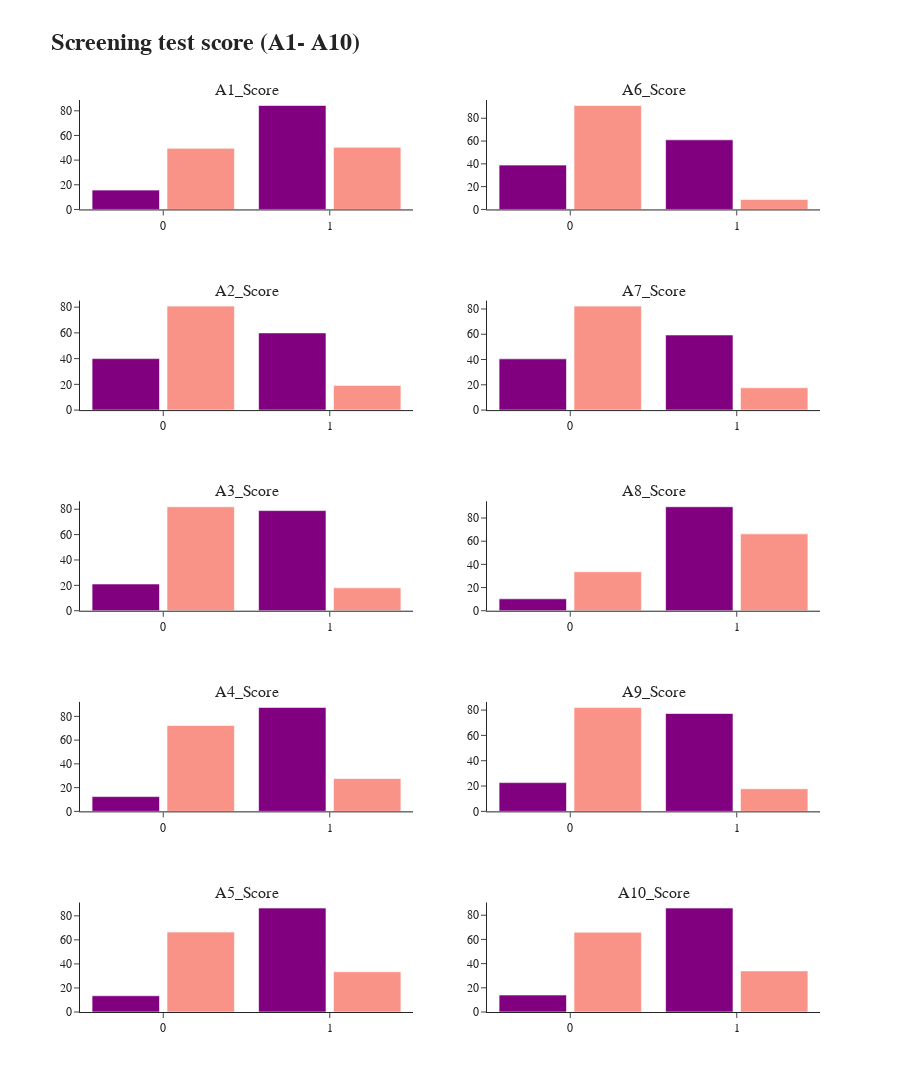

Write notebook code for a chart like this one.
### Markdown cell above
### Screening Test scores (QA1-10)
The QA test scores looks binary (they are either 1 or 0).
Most of the questions except A8_score and (slightly) A1_scores, most of the screening question have fairly separated the positive and negative cases.

### Code cell
# Define num_cols
num_cols = ['A1_Score', 'A2_Score', 'A3_Score', 'A4_Score', 'A5_Score', 
            'A6_Score', 'A7_Score', 'A8_Score', 'A9_Score', 'A10_Score']

fig = make_subplots(rows=5, cols=2,
                   subplot_titles=('A1_Score','A6_Score', 'A2_Score', 'A7_Score','A3_Score', 
                                   'A8_Score','A4_Score','A9_Score', 'A5_Score','A10_Score',
                                   ))     

for i, feat in enumerate(num_cols[0:5]):
    fig.add_trace(go.Histogram(x=ASD_pos[feat],histnorm='percent',
                  name='ASD_pos', marker_color = 'purple'),
                  row=i+1, col=1)
    fig.add_trace(go.Histogram(x=ASD_neg[feat],histnorm='percent',
                  name='ASD_neg', marker_color = 'salmon', opacity=0.85),

                 row=i+1, col=1)    
    fig.update_layout(barmode='overlay')
                           
for j, feat in enumerate(num_cols[5:12]):
    fig.add_trace(go.Histogram(x=ASD_pos[feat],histnorm='percent',
                  name='ASD_pos', marker_color = 'purple'),
                 row=j+1, col=2)
    fig.add_trace(go.Histogram(x=ASD_neg[feat],histnorm='percent',
                  name='ASD_neg', marker_color = 'salmon', opacity=0.85),
                 row=j+1, col=2)    
    fig.update_layout(barmode='overlay')

fig.update_layout(title=" <b> Screening test score (A1- A10) <b>",
                      font_family="San Serif",
                      titlefont={'size': 24},
                      width=900, height=1200,
                      template='simple_white',
                      showlegend=False,
                      bargap=0.1, 
                      bargroupgap=0.1
                     )

fig.update_layout(barmode='group')
fig.show()

### Figure 1 — Plotly figure (JSON) as saved in the notebook; plotly's stock layout.template omitted (floating-point values rounded to 4 significant figures; data arrays with more than 128 entries replaced by an {"elided": "..."} marker saying what was removed)
{"data": [{"histnorm": "percent", "marker": {"color": "purple"}, "name": "ASD_pos", "type": "histogram", "x": {"elided": "185 int values"}, "xaxis": "x", "yaxis": "y"}, {"histnorm": "percent", "marker": {"color": "salmon"}, "name": "ASD_neg", "opacity": 0.85, "type": "histogram", "x": {"elided": "615 int values"}, "xaxis": "x", "yaxis": "y"}, {"histnorm": "percent", "marker": {"color": "purple"}, "name": "ASD_pos", "type": "histogram", "x": {"elided": "185 int values"}, "xaxis": "x3", "yaxis": "y3"}, {"histnorm": "percent", "marker": {"color": "salmon"}, "name": "ASD_neg", "opacity": 0.85, "type": "histogram", "x": {"elided": "615 int values"}, "xaxis": "x3", "yaxis": "y3"}, {"histnorm": "percent", "marker": {"color": "purple"}, "name": "ASD_pos", "type": "histogram", "x": {"elided": "185 int values"}, "xaxis": "x5", "yaxis": "y5"}, {"histnorm": "percent", "marker": {"color": "salmon"}, "name": "ASD_neg", "opacity": 0.85, "type": "histogram", "x": {"elided": "615 int values"}, "xaxis": "x5", "yaxis": "y5"}, {"histnorm": "percent", "marker": {"color": "purple"}, "name": "ASD_pos", "type": "histogram", "x": {"elided": "185 int values"}, "xaxis": "x7", "yaxis": "y7"}, {"histnorm": "percent", "marker": {"color": "salmon"}, "name": "ASD_neg", "opacity": 0.85, "type": "histogram", "x": {"elided": "615 int values"}, "xaxis": "x7", "yaxis": "y7"}, {"histnorm": "percent", "marker": {"color": "purple"}, "name": "ASD_pos", "type": "histogram", "x": {"elided": "185 int values"}, "xaxis": "x9", "yaxis": "y9"}, {"histnorm": "percent", "marker": {"color": "salmon"}, "name": "ASD_neg", "opacity": 0.85, "type": "histogram", "x": {"elided": "615 int values"}, "xaxis": "x9", "yaxis": "y9"}, {"histnorm": "percent", "marker": {"color": "purple"}, "name": "ASD_pos", "type": "histogram", "x": {"elided": "185 int values"}, "xaxis": "x2", "yaxis": "y2"}, {"histnorm": "percent", "marker": {"color": "salmon"}, "name": "ASD_neg", "opacity": 0.85, "type": "histogram", "x": {"elided": "615 int values"}, "xaxis": "x2", "yaxis": "y2"}, {"histnorm": "percent", "marker": {"color": "purple"}, "name": "ASD_pos", "type": "histogram", "x": {"elided": "185 int values"}, "xaxis": "x4", "yaxis": "y4"}, {"histnorm": "percent", "marker": {"color": "salmon"}, "name": "ASD_neg", "opacity": 0.85, "type": "histogram", "x": {"elided": "615 int values"}, "xaxis": "x4", "yaxis": "y4"}, {"histnorm": "percent", "marker": {"color": "purple"}, "name": "ASD_pos", "type": "histogram", "x": {"elided": "185 int values"}, "xaxis": "x6", "yaxis": "y6"}, {"histnorm": "percent", "marker": {"color": "salmon"}, "name": "ASD_neg", "opacity": 0.85, "type": "histogram", "x": {"elided": "615 int values"}, "xaxis": "x6", "yaxis": "y6"}, {"histnorm": "percent", "marker": {"color": "purple"}, "name": "ASD_pos", "type": "histogram", "x": {"elided": "185 int values"}, "xaxis": "x8", "yaxis": "y8"}, {"histnorm": "percent", "marker": {"color": "salmon"}, "name": "ASD_neg", "opacity": 0.85, "type": "histogram", "x": {"elided": "615 int values"}, "xaxis": "x8", "yaxis": "y8"}, {"histnorm": "percent", "marker": {"color": "purple"}, "name": "ASD_pos", "type": "histogram", "x": {"elided": "185 int values"}, "xaxis": "x10", "yaxis": "y10"}, {"histnorm": "percent", "marker": {"color": "salmon"}, "name": "ASD_neg", "opacity": 0.85, "type": "histogram", "x": {"elided": "615 int values"}, "xaxis": "x10", "yaxis": "y10"}], "layout": {"annotations": [{"font": {"size": 16}, "showarrow": false, "text": "A1_Score", "x": 0.225, "xanchor": "center", "xref": "paper", "y": 1, "yanchor": "bottom", "yref": "paper"}, {"font": {"size": 16}, "showarrow": false, "text": "A6_Score", "x": 0.775, "xanchor": "center", "xref": "paper", "y": 1, "yanchor": "bottom", "yref": "paper"}, {"font": {"size": 16}, "showarrow": false, "text": "A2_Score", "x": 0.225, "xanchor": "center", "xref": "paper", "y": 0.78, "yanchor": "bottom", "yref": "paper"}, {"font": {"size": 16}, "showarrow": false, "text": "A7_Score", "x": 0.775, "xanchor": "center", "xref": "paper", "y": 0.78, "yanchor": "bottom", "yref": "paper"}, {"font": {"size": 16}, "showarrow": false, "text": "A3_Score", "x": 0.225, "xanchor": "center", "xref": "paper", "y": 0.56, "yanchor": "bottom", "yref": "paper"}, {"font": {"size": 16}, "showarrow": false, "text": "A8_Score", "x": 0.775, "xanchor": "center", "xref": "paper", "y": 0.56, "yanchor": "bottom", "yref": "paper"}, {"font": {"size": 16}, "showarrow": false, "text": "A4_Score", "x": 0.225, "xanchor": "center", "xref": "paper", "y": 0.34, "yanchor": "bottom", "yref": "paper"}, {"font": {"size": 16}, "showarrow": false, "text": "A9_Score", "x": 0.775, "xanchor": "center", "xref": "paper", "y": 0.34, "yanchor": "bottom", "yref": "paper"}, {"font": {"size": 16}, "showarrow": false, "text": "A5_Score", "x": 0.225, "xanchor": "center", "xref": "paper", "y": 0.12, "yanchor": "bottom", "yref": "paper"}, {"font": {"size": 16}, "showarrow": false, "text": "A10_Score", "x": 0.775, "xanchor": "center", "xref": "paper", "y": 0.12, "yanchor": "bottom", "yref": "paper"}], "bargap": 0.1, "bargroupgap": 0.1, "barmode": "group", "font": {"family": "San Serif"}, "height": 1200, "showlegend": false, "title": {"font": {"size": 24}, "text": " <b> Screening test score (A1- A10) <b>"}, "width": 900, "xaxis": {"anchor": "y", "autorange": true, "domain": [0, 0.45], "range": [-0.5, 1.5], "type": "linear"}, "xaxis10": {"anchor": "y10", "autorange": true, "domain": [0.55, 1], "range": [-0.5, 1.5], "type": "linear"}, "xaxis2": {"anchor": "y2", "autorange": true, "domain": [0.55, 1], "range": [-0.5, 1.5], "type": "linear"}, "xaxis3": {"anchor": "y3", "autorange": true, "domain": [0, 0.45], "range": [-0.5, 1.5], "type": "linear"}, "xaxis4": {"anchor": "y4", "autorange": true, "domain": [0.55, 1], "range": [-0.5, 1.5], "type": "linear"}, "xaxis5": {"anchor": "y5", "autorange": true, "domain": [0, 0.45], "range": [-0.5, 1.5], "type": "linear"}, "xaxis6": {"anchor": "y6", "autorange": true, "domain": [0.55, 1], "range": [-0.5, 1.5], "type": "linear"}, "xaxis7": {"anchor": "y7", "autorange": true, "domain": [0, 0.45], "range": [-0.5, 1.5], "type": "linear"}, "xaxis8": {"anchor": "y8", "autorange": true, "domain": [0.55, 1], "range": [-0.5, 1.5], "type": "linear"}, "xaxis9": {"anchor": "y9", "autorange": true, "domain": [0, 0.45], "range": [-0.5, 1.5], "type": "linear"}, "yaxis": {"anchor": "x", "autorange": true, "domain": [0.88, 1], "range": [0, 88.76]}, "yaxis10": {"anchor": "x10", "autorange": true, "domain": [0, 0.12], "range": [0, 90.47]}, "yaxis2": {"anchor": "x2", "autorange": true, "domain": [0.88, 1], "range": [0, 96.02]}, "yaxis3": {"anchor": "x3", "autorange": true, "domain": [0.66, 0.78], "range": [0, 85.07]}, "yaxis4": {"anchor": "x4", "autorange": true, "domain": [0.66, 0.78], "range": [0, 86.61]}, "yaxis5": {"anchor": "x5", "autorange": true, "domain": [0.44, 0.56], "range": [0, 86.26]}, "yaxis6": {"anchor": "x6", "autorange": true, "domain": [0.44, 0.56], "range": [0, 94.45]}, "yaxis7": {"anchor": "x7", "autorange": true, "domain": [0.22, 0.34], "range": [0, 92.18]}, "yaxis8": {"anchor": "x8", "autorange": true, "domain": [0.22, 0.34], "range": [0, 86.44]}, "yaxis9": {"anchor": "x9", "autorange": true, "domain": [0, 0.12], "range": [0, 91.04]}}}
